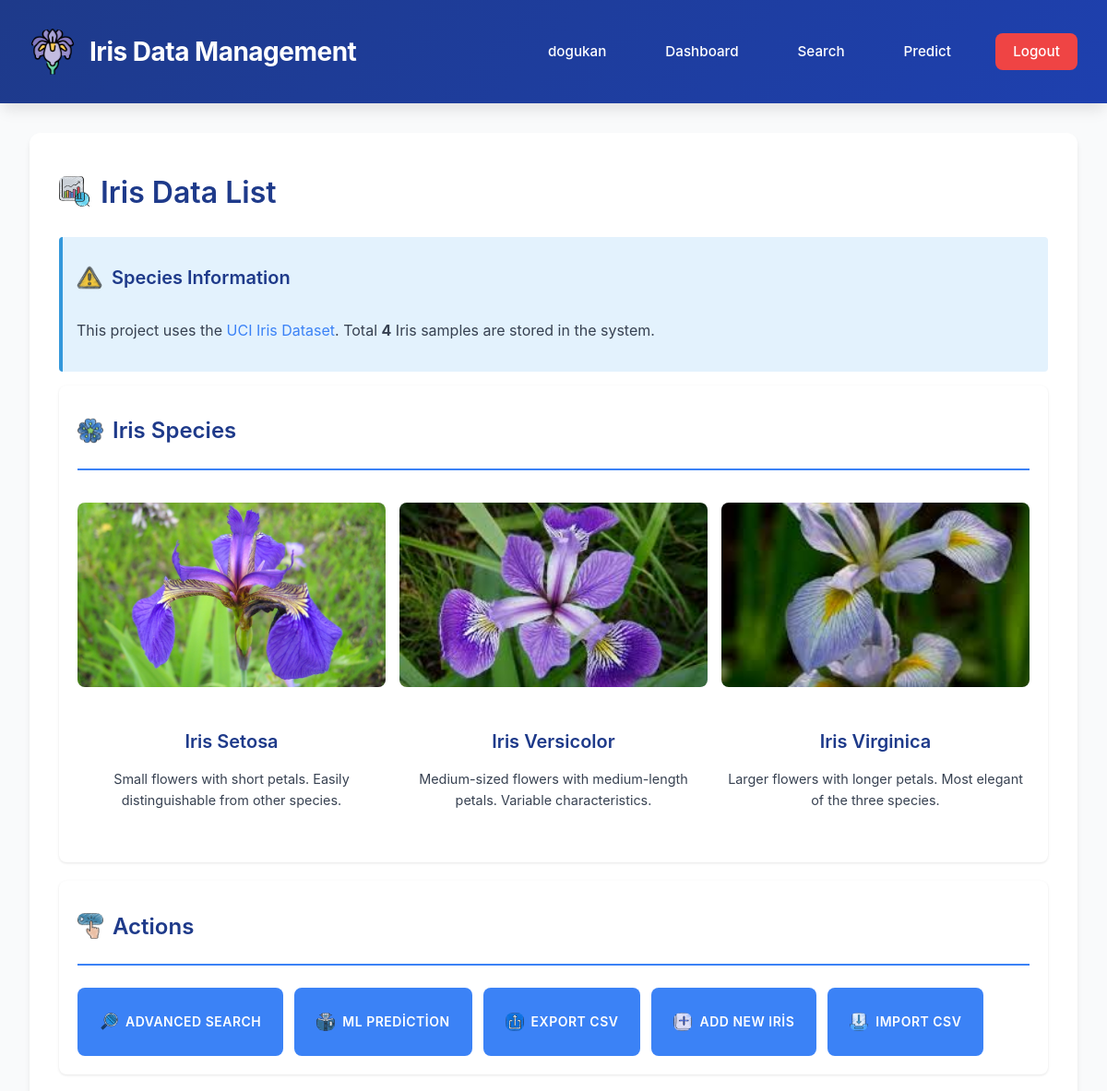
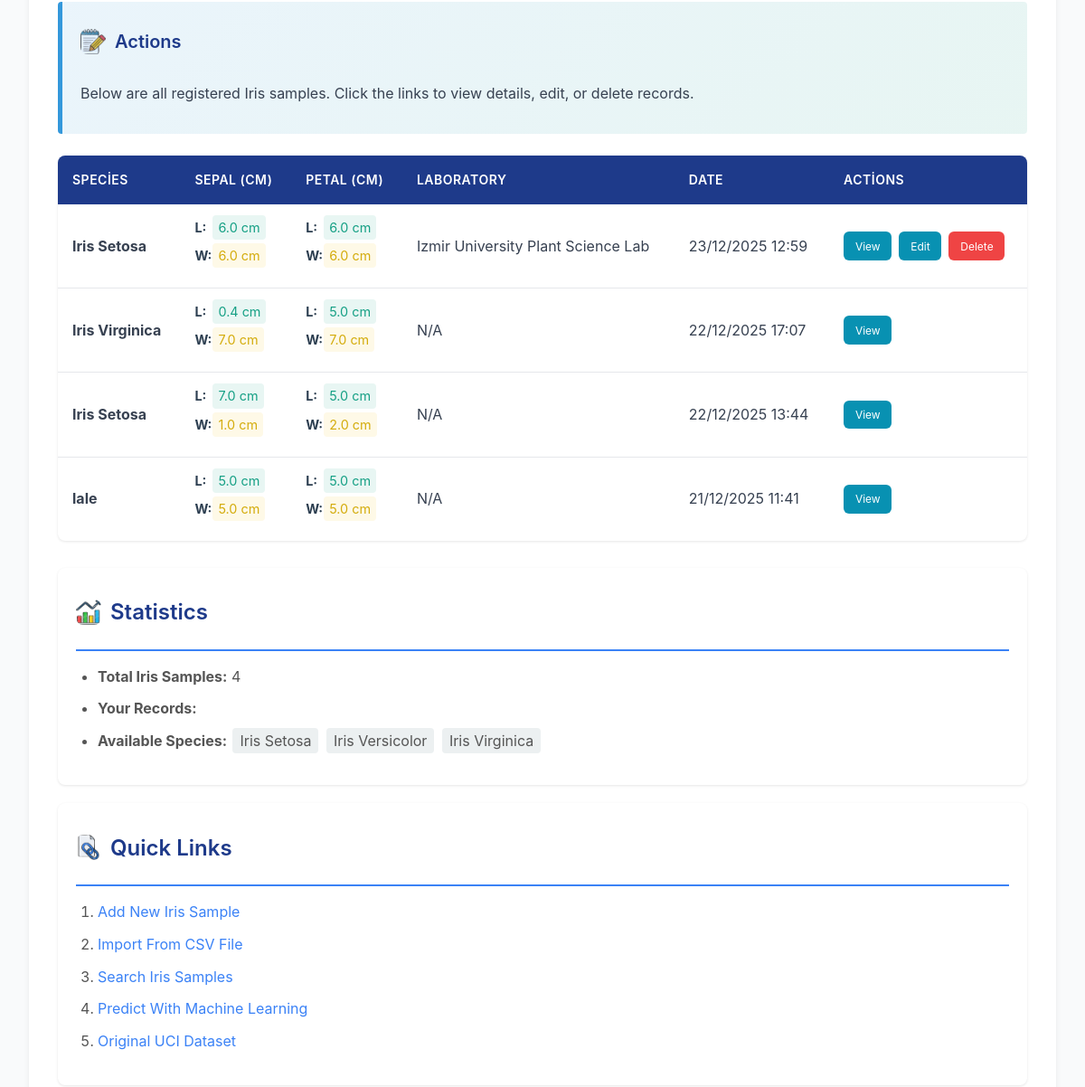
The page / (signed in, upper part) on the database as committed earlier (2 pictures, top to bottom).
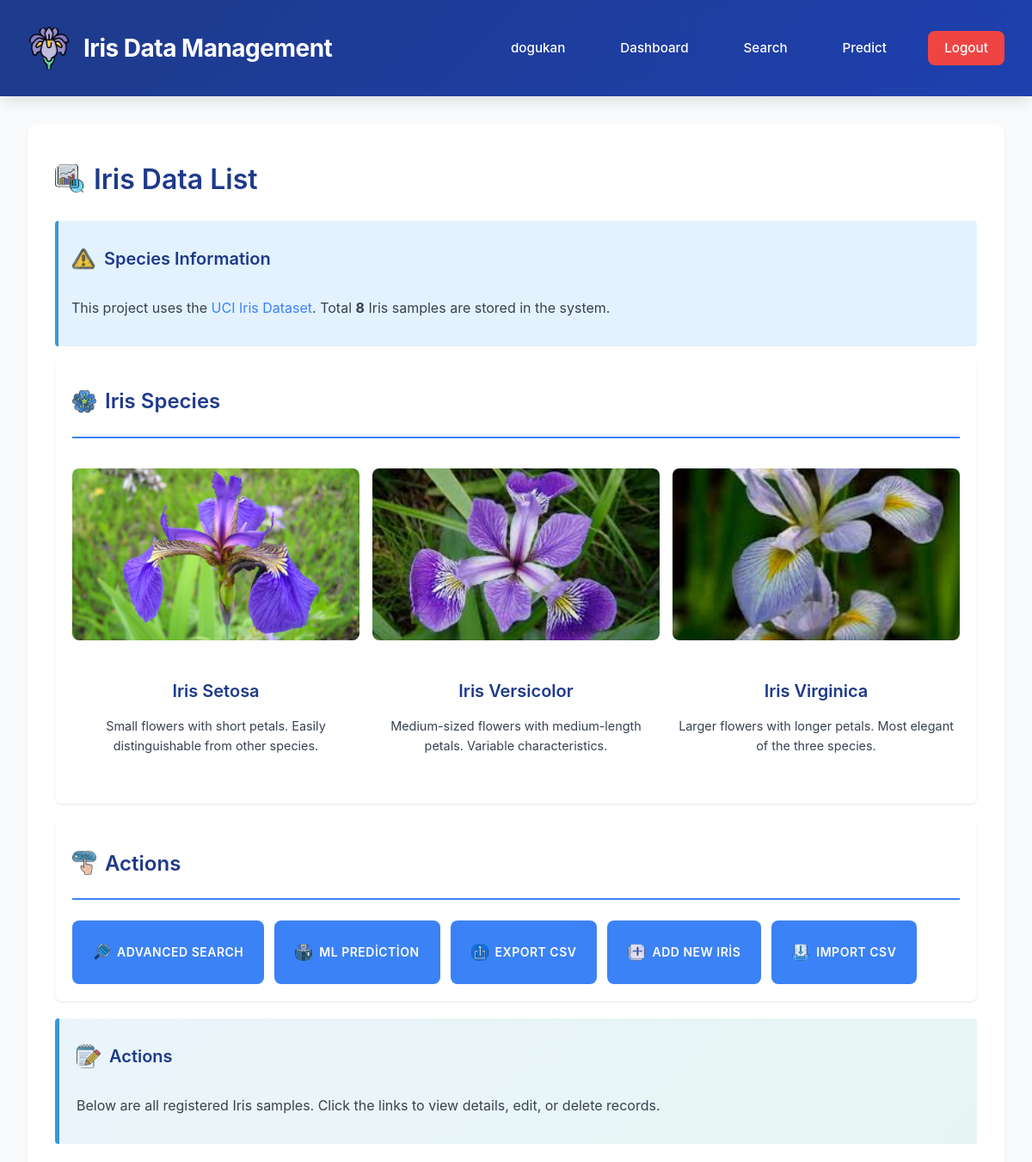
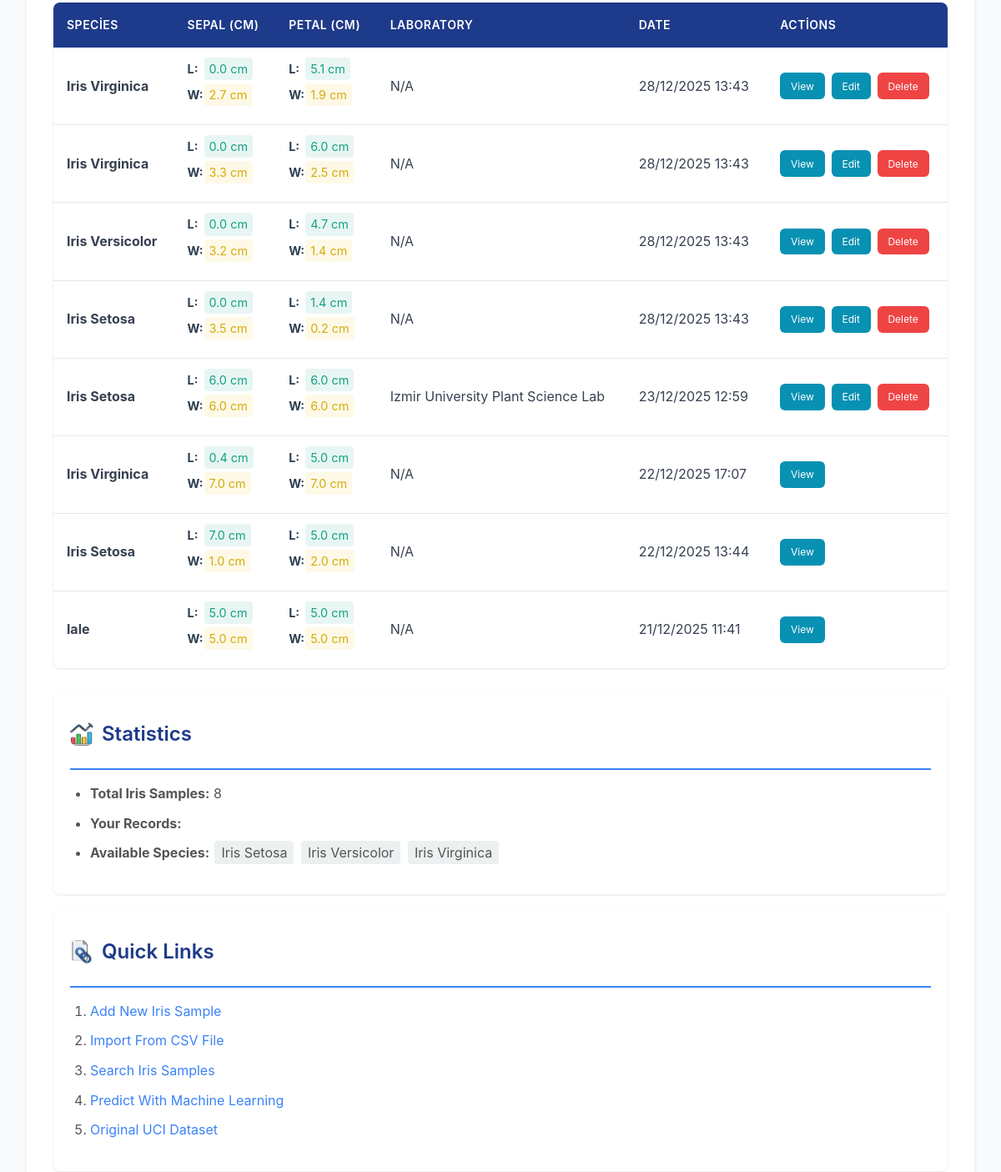
The same page on the database as committed later (2 pictures, top to bottom).
### iris_app/models.py (models this page shows, shortened)
class IrisPlant(models.Model):
    SPECIES_CHOICES = [
        ('setosa', 'Iris Setosa'),
        ('versicolor', 'Iris Versicolor'),
        ('virginica', 'Iris Virginica'),
    ]
    sepal_length = models.FloatField(
        verbose_name="Sepal Length (cm)",
        validators=[MinValueValidator(0.0)],
        help_text="Length of the sepal (in cm)"
    )
    sepal_width = models.FloatField(
        verbose_name="Sepal Width (cm)",
        validators=[MinValueValidator(0.0)],
        help_text="Width of the sepal (in cm)"
    )
    petal_length = models.FloatField(
        verbose_name="Petal Length (cm)",
        validators=[MinValueValidator(0.0)],
        help_text="Length of the petal (in cm)"
    )
    petal_width = models.FloatField(
        verbose_name="Petal Width (cm)",
        validators=[MinValueValidator(0.0)],
        help_text="Width of the petal (in cm)"
    )
    species = models.CharField(
        max_length=50,
        choices=SPECIES_CHOICES,
        verbose_name="Species",
        help_text="Iris plant species (setosa, versicolor or virginica)"
    )
    lab = models.ForeignKey(
        Laboratory,
        on_delete=models.SET_NULL,
        null=True,
        blank=True,
        verbose_name="Laboratory",
        related_name='iris_plants',
        help_text="Source laboratory of this sample"
    )
    created_by = models.ForeignKey(
        User,
        on_delete=models.CASCADE,
        verbose_name="Created By",
        related_name='iris_plants',
        help_text="User who created this record"
    )
    created_at = models.DateTimeField(
        auto_now_add=True,
        verbose_name="Created At"
    )
    updated_at = models.DateTimeField(
        auto_now=True,
        verbose_name="Updated At"
    )
    class Meta:
        ordering = ['-created_at']
        verbose_name = 'Iris Sample'
        verbose_name_plural = 'Iris Samples'
        indexes = [
            models.Index(fields=['species']),
            models.Index(fields=['created_at']),
            models.Index(fields=['created_by']),
        ]

class Laboratory(models.Model):
    name = models.CharField(
        max_length=100,
        verbose_name="Laboratory Name",
        unique=True
    )
    city = models.CharField(
        max_length=50,
        verbose_name="City"
    )
    description = models.TextField(
        blank=True,
        null=True,
        verbose_name="Description"
    )
    phone = models.CharField(
        max_length=20,
        blank=True,
        null=True,
        verbose_name="Phone"
    )
    email = models.EmailField(
        blank=True,
        null=True,
        verbose_name="Email"
    )
    country = models.CharField(
        max_length=50,
        default="Turkey",
        verbose_name="Country"
    )
    established_year = models.IntegerField(
        blank=True,
        null=True,
        verbose_name="Established Year"
    )
    created_at = models.DateTimeField(auto_now_add=True, verbose_name="Created At")
    updated_at = models.DateTimeField(auto_now=True, verbose_name="Updated At")
    class Meta:
        ordering = ['name']
        verbose_name = 'Laboratory'
        verbose_name_plural = 'Laboratories'
        indexes = [
            models.Index(fields=['name']),
            models.Index(fields=['city']),
        ]

### iris_app/views.py (the view)
# urls.py: path('', views.iris_list, name='iris_list'),
@login_required(login_url='login')
def iris_list(request):
    samples = IrisPlant.objects.all().select_related('lab', 'created_by').order_by('-created_at')
    is_editor = is_editor_check(request.user)
    context = {
        'samples': samples,
        'total_count': samples.count(),
        'species_types': dict(IrisPlant.SPECIES_CHOICES) if hasattr(IrisPlant, 'SPECIES_CHOICES') else {},
        'is_editor': is_editor,
    }
    return render(request, 'iris_app/iris_list.html', context)

### iris_app/templates/iris_app/iris_list.html (shortened to what this page needs)
{% extends 'iris_app/base.html' %}
{% load static %}
{% block content %}
<h1 style="display: flex; align-items: center; gap: 10px;">
    <img src="{% static 'images/stock-market.png' %}" alt="Iris Icon" style="width: 35px; height: 35px;">
    Iris Data List
</h1>
<div class="div-info">
    <h3 style="display: flex; align-items: center; gap: 10px; margin-top: 0;">
        <img src="{% static 'images/warning.png' %}" alt="Species Icon" style="width: 28px; height: 28px;" onerror="this.style.display='none'">
        Species Information
    </h3>
    <p>This project uses the <a href="https://archive.ics.uci.edu/ml/datasets/iris" target="_blank">UCI Iris Dataset</a>. Total <strong>{{ total_count }}</strong> Iris samples are stored in the system.</p>
</div>
<div class="div-section">
    <h2 style="display: flex; align-items: center; gap: 10px; margin-top: 0;">
        <img src="{% static 'images/flower.png' %}" alt="Species Icon" style="width: 28px; height: 28px;" onerror="this.style.display='none'">
        Iris Species
    </h2>
    <div class="gallery">
        <div style="text-align: center;">
            <img src="{% static 'images/setosa.jpg' %}" alt="Iris Setosa - Small purple flower with short petals" style="width: 100%; height: 200px; object-fit: cover;">
            <h3>Iris Setosa</h3>
            <p style="font-size: 0.9rem;">Small flowers with short petals. Easily distinguishable from other species.</p>
        </div>
        <div style="text-align: center;">
            <img src="{% static 'images/versicolor.jpeg' %}" alt="Iris Versicolor - Medium purple flower with medium petals" style="width: 100%; height: 200px; object-fit: cover;">
            <h3>Iris Versicolor</h3>
            <p style="font-size: 0.9rem;">Medium-sized flowers with medium-length petals. Variable characteristics.</p>
        </div>
        <div style="text-align: center;">
            <img src="{% static 'images/virginia.jpeg' %}" alt="Iris Virginica - Large purple flower with long petals" style="width: 100%; height: 200px; object-fit: cover;">
            <h3>Iris Virginica</h3>
            <p style="font-size: 0.9rem;">Larger flowers with longer petals. Most elegant of the three species.</p>
        </div>
    </div>
</div>
<div class="div-section">
    <h2 style="display: flex; align-items: center; gap: 10px; margin-top: 0;">
        <img src="{% static 'images/call-to-action.png' %}" alt="Actions Icon" style="width: 28px; height: 28px;" onerror="this.style.display='none'">
        Actions
    </h2>
    <div class="btn-group">
        <a href="{% url 'iris_search' %}" class="btn" style="display: inline-flex; align-items: center; gap: 8px;">
            <img src="{% static 'images/searchs.png' %}" alt="CSV" style="width: 20px; height: 20px;" onerror="this.style.display='none'">
            Advanced Search
        </a>
        <a href="{% url 'iris_predict' %}" class="btn" style="display: inline-flex; align-items: center; gap: 8px;">
            <img src="{% static 'images/machine-learning.png' %}" alt="CSV" style="width: 20px; height: 20px;" onerror="this.style.display='none'">
            ML Prediction
        </a>
        {% if is_editor %}
            <a href="{% url 'export_csv' %}" class="btn" style="display: inline-flex; align-items: center; gap: 8px;">
                <img src="{% static 'images/share.png' %}" alt="CSV" style="width: 20px; height: 20px;" onerror="this.style.display='none'">
                Export CSV
            </a>
            <a href="{% url 'iris_create' %}" class="btn" style="display: inline-flex; align-items: center; gap: 8px;">
                <img src="{% static 'images/new.png' %}" alt="CSV" style="width: 20px; height: 20px;" onerror="this.style.display='none'">
                Add New Iris
            </a>
            <a href="{% url 'import_csv' %}" class="btn" style="display: inline-flex; align-items: center; gap: 8px;">
                <img src="{% static 'images/inbox.png' %}" alt="CSV" style="width: 20px; height: 20px;" onerror="this.style.display='none'">
                Import CSV
            </a>
        {% endif %}
    </div>
</div>
<div class="div-highlight">
    <h3 style="display: flex; align-items: center; gap: 10px; margin-top: 0;">
        <img src="{% static 'images/notepad.png' %}" alt="Actions Icon" style="width: 28px; height: 28px;" onerror="this.style.display='none'">
        Actions
    </h3>
    <p>Below are all registered Iris samples. Click the links to view details, edit, or delete records.</p>
</div>
{% if samples %}
    <table>
        <thead>
            <tr>
                <th>Species</th>
                <th>Sepal (cm)</th>
                <th>Petal (cm)</th>
                <th>Laboratory</th>
                <th>Date</th>
                <th>Actions</th>
            </tr>
        </thead>
        <tbody>
            {% for sample in samples %}
            <tr>
                <td><strong>{{ sample.get_species_display }}</strong></td>
                <td>
                    <ul style="margin: 0; list-style: none; padding: 0; font-size: 0.9rem;">
                        <li style="margin-bottom: 4px; display: flex; align-items: center;">
                            <span style="font-weight: bold; color: #2c3e50; width: 20px;">L:</span>
                            <span style="background-color: #e8f6f3; padding: 2px 6px; border-radius: 4px; color: #16a085;">
                                {{ sample.sepal_length }} cm
                            </span>
                        </li>
                        <li style="display: flex; align-items: center;">
                            <span style="font-weight: bold; color: #2c3e50; width: 20px;">W:</span>
                            <span style="background-color: #fef9e7; padding: 2px 6px; border-radius: 4px; color: #d4ac0d;">
                                {{ sample.sepal_width }} cm
                            </span>
                        </li>
                    </ul>
                </td>
                <td>
                    <ul style="margin: 0; list-style: none; padding: 0; font-size: 0.9rem;">
                        <li style="margin-bottom: 4px; display: flex; align-items: center;">
                            <span style="font-weight: bold; color: #2c3e50; width: 20px;">L:</span>
                            <span style="background-color: #e8f6f3; padding: 2px 6px; border-radius: 4px; color: #16a085;">
                                {{ sample.petal_length }} cm
                            </span>
                        </li>
                        <li style="display: flex; align-items: center;">
                            <span style="font-weight: bold; color: #2c3e50; width: 20px;">W:</span>
                            <span style="background-color: #fef9e7; padding: 2px 6px; border-radius: 4px; color: #d4ac0d;">
                                {{ sample.petal_width }} cm
                            </span>
                        </li>
                    </ul>
                </td>
                <td>{{ sample.lab.name|default:"N/A" }}</td>
                <td>{{ sample.created_at|date:"d/m/Y H:i" }}</td>
                <td>
                    <div class="table-actions">
                        <a href="{% url 'iris_detail' sample.pk %}" class="edit">View</a>
                        {% if is_editor %}
                            {% if sample.created_by == user or user.is_superuser %}
                                <a href="{% url 'iris_update' sample.pk %}" class="edit">Edit</a>
                                <a href="{% url 'iris_delete' sample.pk %}" class="delete">Delete</a>
                            {% endif %}
                        {% endif %}
                    </div>
                </td>
            </tr>
            {% endfor %}
        </tbody>
    </table>
{% endif %}
<div class="div-section" style="margin-top: 30px;">
    <h2 style="display: flex; align-items: center; gap: 10px; margin-top: 0;">
        <img src="{% static 'images/bar-chart.png' %}" alt="Actions Icon" style="width: 28px; height: 28px;" onerror="this.style.display='none'">
        Statistics
    </h2>
    <ul>
        <li><strong>Total Iris Samples:</strong> {{ total_count }}</li>
        <li><strong>Your Records:</strong> {{ user.irisplant_set.count }}</li>
        <li><strong>Available Species:</strong>
            {% for species, display_name in species_types.items %}
                <span style="background: #ecf0f1; padding: 4px 8px; border-radius: 4px; margin: 2px;">{{ display_name }}</span>
            {% endfor %}
        </li>
    </ul>
</div>
<div class="div-section">
    <h2 style="display: flex; align-items: center; gap: 10px; margin-top: 0;">
        <img src="{% static 'images/hyperlink.png' %}" alt="Actions Icon" style="width: 28px; height: 28px;" onerror="this.style.display='none'">
        Quick Links
    </h2>
    <ol>
        {% if is_editor %}
            <li><a href="{% url 'iris_create' %}">Add New Iris Sample</a></li>
            <li><a href="{% url 'import_csv' %}">Import From CSV File</a></li>
        {% endif %}
        <li><a href="{% url 'iris_search' %}">Search Iris Samples</a></li>
        <li><a href="{% url 'iris_predict' %}">Predict With Machine Learning</a></li>
        <li><a href="https://archive.ics.uci.edu/ml/datasets/iris" target="_blank">Original UCI Dataset</a></li>
    </ol>
</div>
{% endblock %}

### iris_app/templates/iris_app/base.html (shortened to what this page needs)
{% load static %}
<!DOCTYPE html>
<html lang="tr">
<head>
    <link rel="stylesheet" href="{% static 'css/style.css' %}">
</head>
<body>
<header>
    <div class="container">
        <div style="display: flex; align-items: center; gap: 15px;">
            <img src="{% static 'images/iris-flower.png' %}"
                 alt="Iris Logo"
                 style="width: 50px; height: 50px; border-radius: 50%;">
            <h1>Iris Data Management</h1>
        </div>
        <nav>
            {% if user.is_authenticated %}
                <span>{{ user.first_name|default:user.username }}</span>
                <a href="{% url 'iris_list' %}">Dashboard</a>
                <a href="{% url 'iris_search' %}">Search</a>
                <a href="{% url 'iris_predict' %}">Predict</a>
                <a href="{% url 'logout' %}" class="logout-btn">Logout</a>
            {% else %}
                <a href="{% url 'login' %}">Sign In</a>
                <a href="{% url 'register' %}">Sign Up</a>
            {% endif %}
        </nav>
    </div>
</header>
<div class="main-content">
    <div class="container">
        <div class="main-container">
            {% block content %}{% endblock %}
        </div>
    </div>
</div>
</body>
</html>

Rows that differ between the two databases and show on the page:
added IrisPlant: species "Iris Virginica", sepal_length "0.0", sepal_width "2.7", petal_length "5.1", petal_width "1.9", lab.name "N/A", created_at "28/12/2025 13:43", shows "Edit"
added IrisPlant: species "Iris Virginica", sepal_length "0.0", sepal_width "3.3", petal_length "6.0", petal_width "2.5", lab.name "N/A", created_at "28/12/2025 13:43", shows "Edit"
added IrisPlant: species "Iris Versicolor", sepal_length "0.0", sepal_width "3.2", petal_length "4.7", petal_width "1.4", lab.name "N/A", created_at "28/12/2025 13:43", shows "Edit"
added IrisPlant: species "Iris Setosa", sepal_length "0.0", sepal_width "3.5", petal_length "1.4", petal_width "0.2", lab.name "N/A", created_at "28/12/2025 13:43", shows "Edit"
Other text that changed with them:
{{ total_count }}: "4" → "8"
